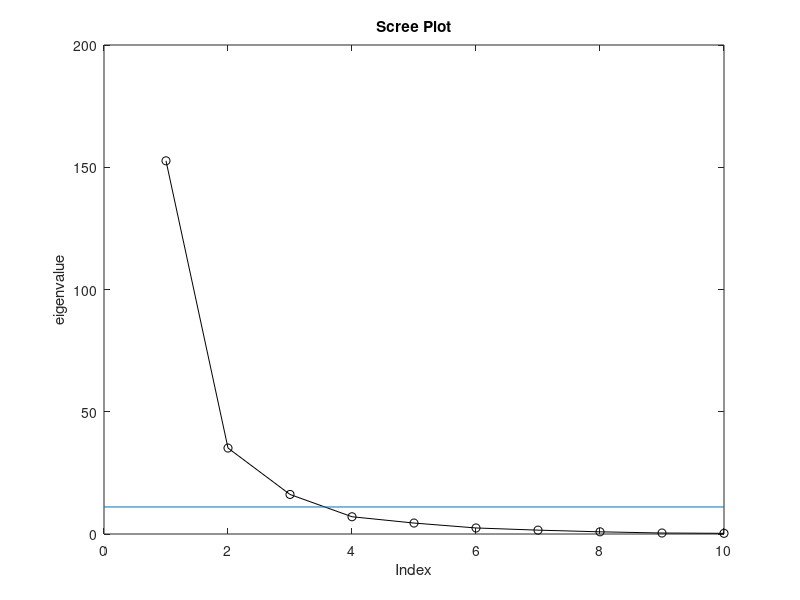
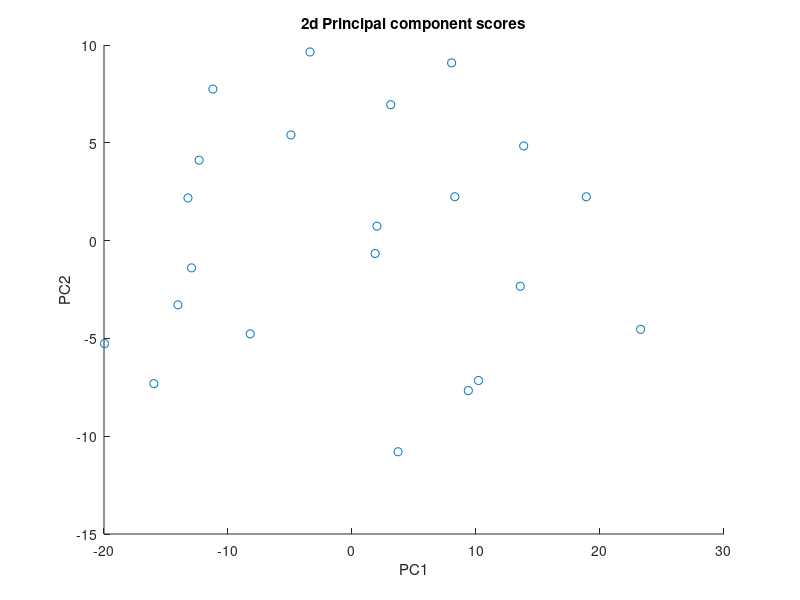
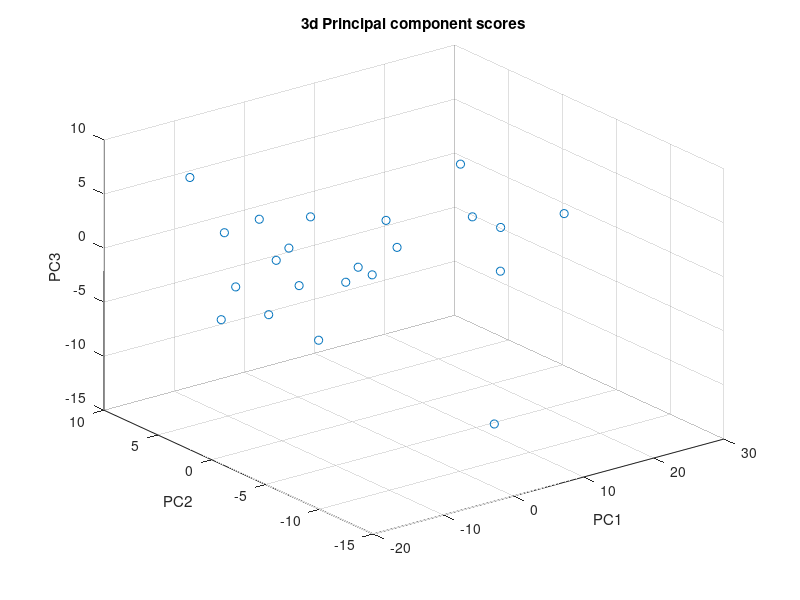

Reproduce these figures in MATLAB, in order.
% Vasia Zarkadoula
% Data Analysis 2020
% Chapter 6 Excerise 3
% Principal component analysis (pca)

clc;
clear;

data = importdata('physical.txt');
data = data(:,2:end);

% a) estimate new dimension

dataCentered = data - mean(data);
[~,scores,eigenvalues] = pca(dataCentered);

m = mean(eigenvalues);
threshold = 0.5*m;
dim = find(eigenvalues>threshold);
newDimension = max(dim);

% scree plot
figure;
plot(1:length(eigenvalues),eigenvalues,'ko-');
hold on 
plot( xlim, [threshold threshold] )
title('Scree Plot')
xlabel('Index')
ylabel('eigenvalue')
hold off


%--------------------------------------------------------------------------

% b) plot 2d and 3d PCA components
 
figure;
scatter(scores(:,1),scores(:,2))
xlabel('PC1')
ylabel('PC2')
title('2d Principal component scores')

figure;
scatter3(scores(:,1),scores(:,2),scores(:,3))
xlabel('PC1')
ylabel('PC2')
zlabel('PC3')
title('3d Principal component scores')
